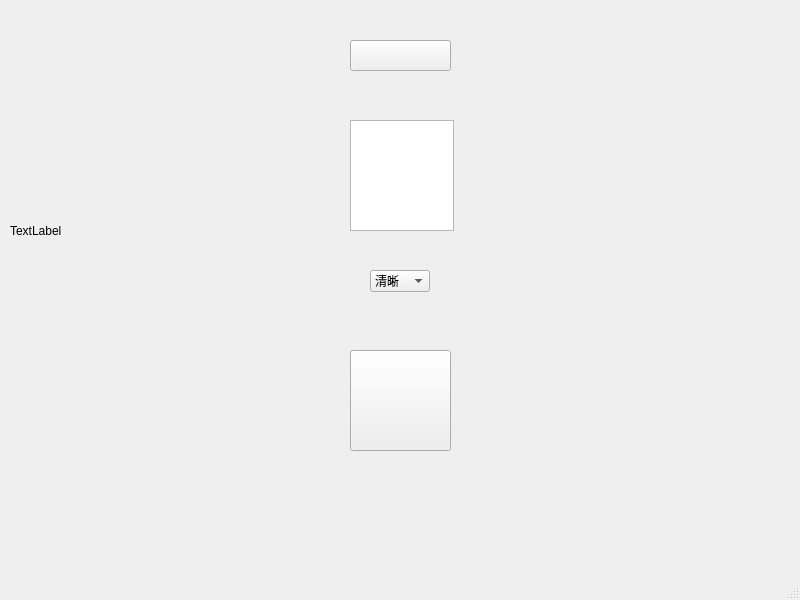
<?xml version="1.0" encoding="UTF-8"?>
<ui version="4.0">
 <class>MainWindow</class>
 <widget class="QMainWindow" name="MainWindow">
  <property name="geometry">
   <rect>
    <x>0</x>
    <y>0</y>
    <width>800</width>
    <height>600</height>
   </rect>
  </property>
  <property name="windowTitle">
   <string>MainWindow</string>
  </property>
  <widget class="QWidget" name="centralwidget">
   <widget class="QPushButton" name="pushButton_input">
    <property name="geometry">
     <rect>
      <x>350</x>
      <y>40</y>
      <width>101</width>
      <height>31</height>
     </rect>
    </property>
    <property name="styleSheet">
     <string notr="true">background-image: url(:/img/img/import.png);</string>
    </property>
    <property name="text">
     <string/>
    </property>
   </widget>
   <widget class="QPushButton" name="pushButton_conver">
    <property name="geometry">
     <rect>
      <x>350</x>
      <y>350</y>
      <width>101</width>
      <height>101</height>
     </rect>
    </property>
    <property name="styleSheet">
     <string notr="true">background-image: url(:/img/img/conversion.png);</string>
    </property>
    <property name="text">
     <string/>
    </property>
   </widget>
   <widget class="QLabel" name="label_export">
    <property name="geometry">
     <rect>
      <x>470</x>
      <y>70</y>
      <width>311</width>
      <height>331</height>
     </rect>
    </property>
    <property name="text">
     <string/>
    </property>
    <property name="scaledContents">
     <bool>true</bool>
    </property>
   </widget>
   <widget class="QLabel" name="label_input">
    <property name="geometry">
     <rect>
      <x>10</x>
      <y>70</y>
      <width>321</width>
      <height>321</height>
     </rect>
    </property>
    <property name="text">
     <string>TextLabel</string>
    </property>
    <property name="scaledContents">
     <bool>true</bool>
    </property>
   </widget>
   <widget class="QTextEdit" name="textEdit">
    <property name="geometry">
     <rect>
      <x>350</x>
      <y>120</y>
      <width>104</width>
      <height>111</height>
     </rect>
    </property>
    <property name="styleSheet">
     <string notr="true">placeholderText:请输入字符！;
color: rgb(255, 0, 0);</string>
    </property>
   </widget>
   <widget class="QComboBox" name="comboBox">
    <property name="geometry">
     <rect>
      <x>370</x>
      <y>270</y>
      <width>60</width>
      <height>22</height>
     </rect>
    </property>
    <item>
     <property name="text">
      <string>清晰</string>
     </property>
    </item>
    <item>
     <property name="text">
      <string>字符</string>
     </property>
    </item>
   </widget>
  </widget>
  <widget class="QMenuBar" name="menubar">
   <property name="geometry">
    <rect>
     <x>0</x>
     <y>0</y>
     <width>800</width>
     <height>18</height>
    </rect>
   </property>
  </widget>
  <widget class="QStatusBar" name="statusbar"/>
 </widget>
 <resources>
  <include location="img_qc.qrc"/>
 </resources>
 <connections/>
</ui>
